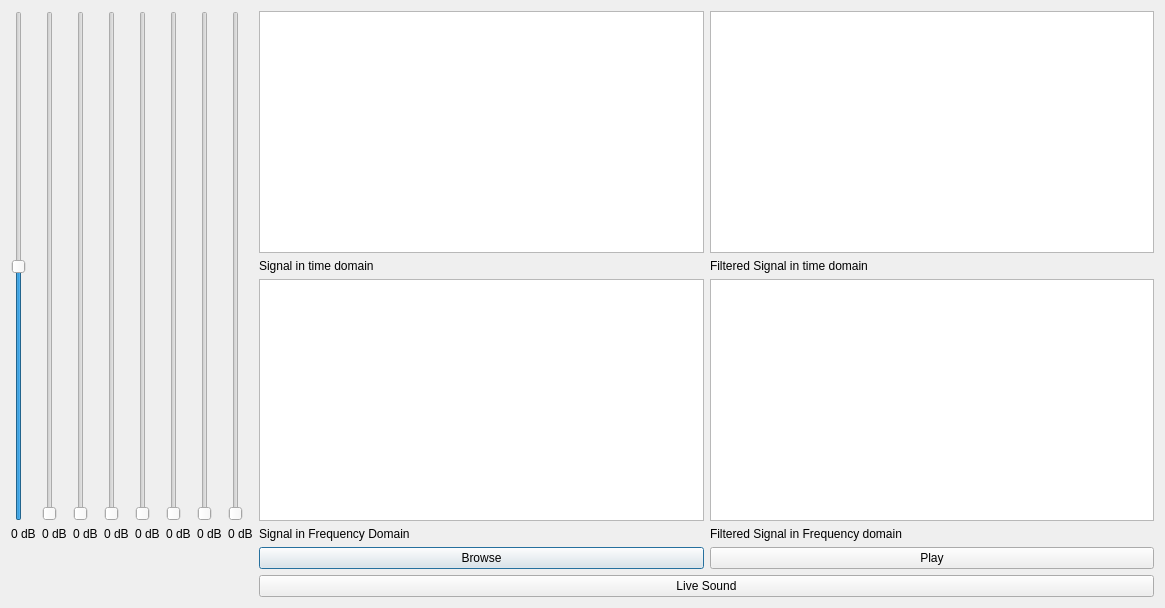
<?xml version="1.0" encoding="UTF-8"?>
<ui version="4.0">
 <class>Dialog</class>
 <widget class="QDialog" name="Dialog">
  <property name="geometry">
   <rect>
    <x>0</x>
    <y>0</y>
    <width>1165</width>
    <height>608</height>
   </rect>
  </property>
  <property name="windowTitle">
   <string>Dialog</string>
  </property>
  <layout class="QGridLayout" name="gridLayout">
   <item row="1" column="7" rowspan="3">
    <widget class="QSlider" name="S_8">
     <property name="orientation">
      <enum>Qt::Vertical</enum>
     </property>
    </widget>
   </item>
   <item row="1" column="5" rowspan="3">
    <widget class="QSlider" name="S_6">
     <property name="orientation">
      <enum>Qt::Vertical</enum>
     </property>
    </widget>
   </item>
   <item row="5" column="8">
    <widget class="QPushButton" name="Browse_Button">
     <property name="text">
      <string>Browse</string>
     </property>
    </widget>
   </item>
   <item row="1" column="9">
    <widget class="PlotWidget" name="Filtered_view"/>
   </item>
   <item row="1" column="4" rowspan="3">
    <widget class="QSlider" name="S_5">
     <property name="orientation">
      <enum>Qt::Vertical</enum>
     </property>
    </widget>
   </item>
   <item row="3" column="8">
    <widget class="PlotWidget" name="Signal_freq"/>
   </item>
   <item row="1" column="2" rowspan="3">
    <widget class="QSlider" name="S_3">
     <property name="orientation">
      <enum>Qt::Vertical</enum>
     </property>
    </widget>
   </item>
   <item row="3" column="9">
    <widget class="PlotWidget" name="Filtered_freq"/>
   </item>
   <item row="1" column="3" rowspan="3">
    <widget class="QSlider" name="S_4">
     <property name="orientation">
      <enum>Qt::Vertical</enum>
     </property>
    </widget>
   </item>
   <item row="1" column="8">
    <widget class="PlotWidget" name="Signal_view"/>
   </item>
   <item row="1" column="1" rowspan="3">
    <widget class="QSlider" name="S_2">
     <property name="orientation">
      <enum>Qt::Vertical</enum>
     </property>
    </widget>
   </item>
   <item row="1" column="0" rowspan="3">
    <widget class="QSlider" name="S_1">
     <property name="minimum">
      <number>-30</number>
     </property>
     <property name="maximum">
      <number>30</number>
     </property>
     <property name="orientation">
      <enum>Qt::Vertical</enum>
     </property>
    </widget>
   </item>
   <item row="1" column="6" rowspan="3">
    <widget class="QSlider" name="S_7">
     <property name="orientation">
      <enum>Qt::Vertical</enum>
     </property>
    </widget>
   </item>
   <item row="5" column="9">
    <widget class="QPushButton" name="Play_button">
     <property name="text">
      <string>Play</string>
     </property>
    </widget>
   </item>
   <item row="6" column="8" colspan="2">
    <widget class="QPushButton" name="live_sound">
     <property name="text">
      <string>Live Sound</string>
     </property>
    </widget>
   </item>
   <item row="2" column="8">
    <widget class="QLabel" name="label">
     <property name="text">
      <string>Signal in time domain</string>
     </property>
    </widget>
   </item>
   <item row="4" column="8">
    <widget class="QLabel" name="label_9">
     <property name="text">
      <string>Signal in Frequency Domain</string>
     </property>
    </widget>
   </item>
   <item row="2" column="9">
    <widget class="QLabel" name="label_10">
     <property name="text">
      <string>Filtered Signal in time domain</string>
     </property>
    </widget>
   </item>
   <item row="4" column="9">
    <widget class="QLabel" name="label_11">
     <property name="text">
      <string>Filtered Signal in Frequency domain</string>
     </property>
    </widget>
   </item>
   <item row="4" column="0">
    <widget class="QLabel" name="label_1">
     <property name="text">
      <string>0 dB</string>
     </property>
    </widget>
   </item>
   <item row="4" column="1">
    <widget class="QLabel" name="label_2">
     <property name="text">
      <string>0 dB</string>
     </property>
    </widget>
   </item>
   <item row="4" column="2">
    <widget class="QLabel" name="label_3">
     <property name="text">
      <string>0 dB</string>
     </property>
    </widget>
   </item>
   <item row="4" column="3">
    <widget class="QLabel" name="label_4">
     <property name="text">
      <string>0 dB</string>
     </property>
    </widget>
   </item>
   <item row="4" column="4">
    <widget class="QLabel" name="label_5">
     <property name="text">
      <string>0 dB</string>
     </property>
    </widget>
   </item>
   <item row="4" column="5">
    <widget class="QLabel" name="label_6">
     <property name="text">
      <string>0 dB</string>
     </property>
    </widget>
   </item>
   <item row="4" column="6">
    <widget class="QLabel" name="label_7">
     <property name="text">
      <string>0 dB</string>
     </property>
    </widget>
   </item>
   <item row="4" column="7">
    <widget class="QLabel" name="label_8">
     <property name="text">
      <string>0 dB</string>
     </property>
    </widget>
   </item>
  </layout>
 </widget>
 <customwidgets>
  <customwidget>
   <class>PlotWidget</class>
   <extends>QGraphicsView</extends>
   <header>pyqtgraph.h</header>
  </customwidget>
 </customwidgets>
 <resources/>
 <connections/>
</ui>
